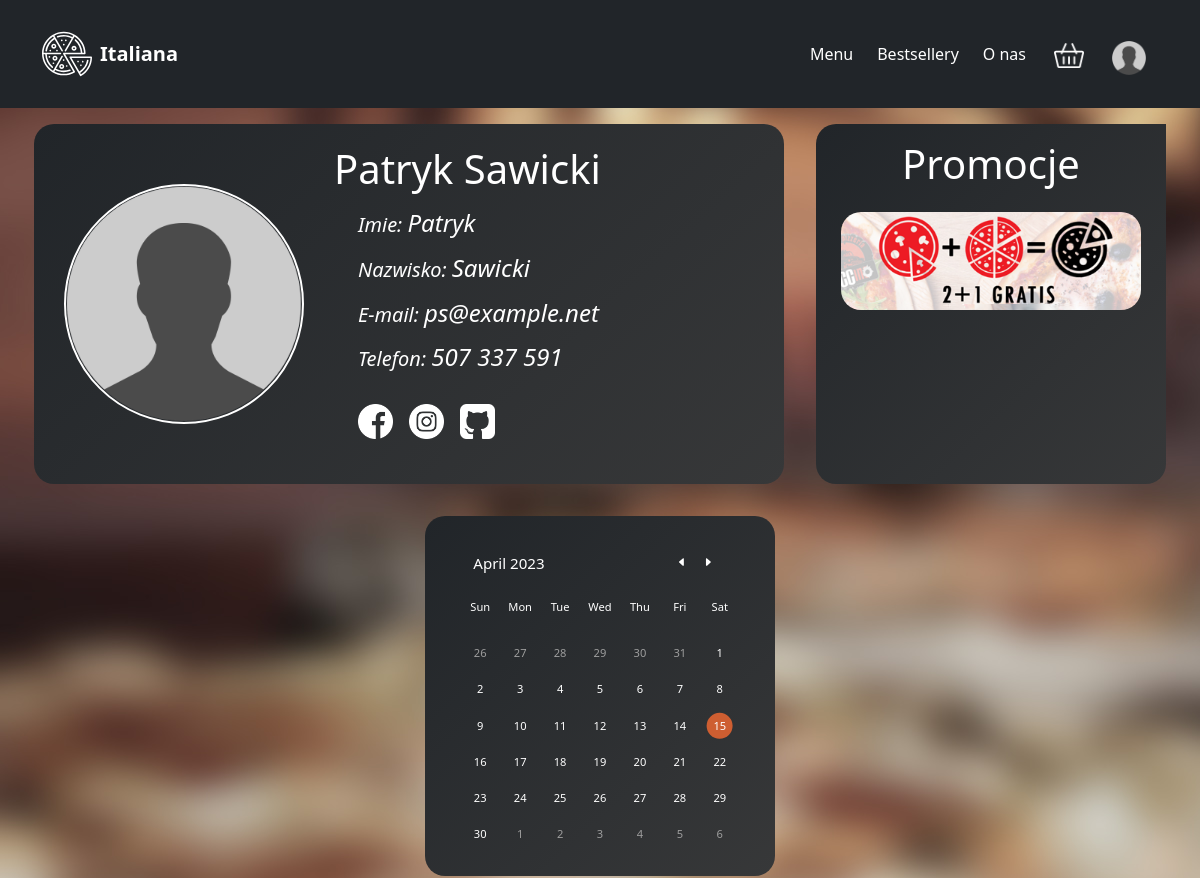
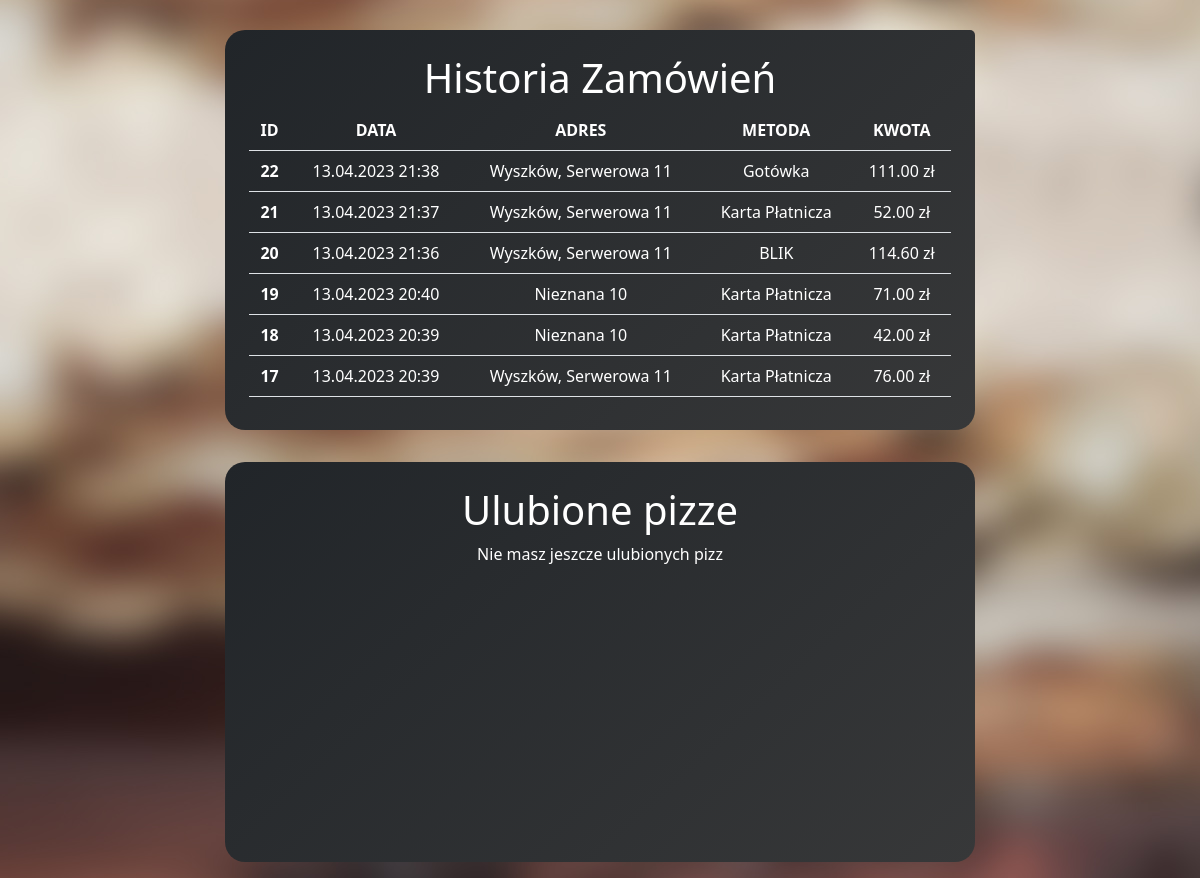
The page /dashboard.php (signed in) on the database as committed earlier (2 pictures, top to bottom).
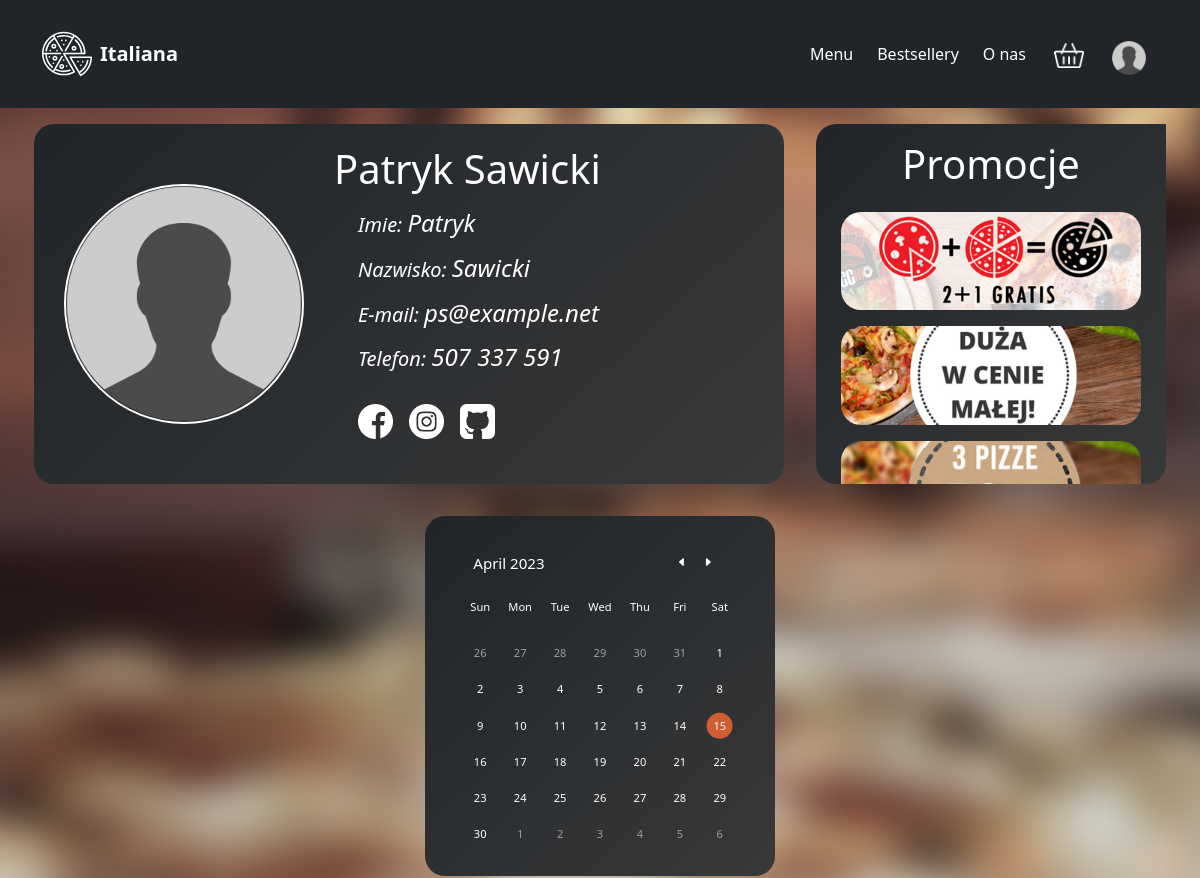
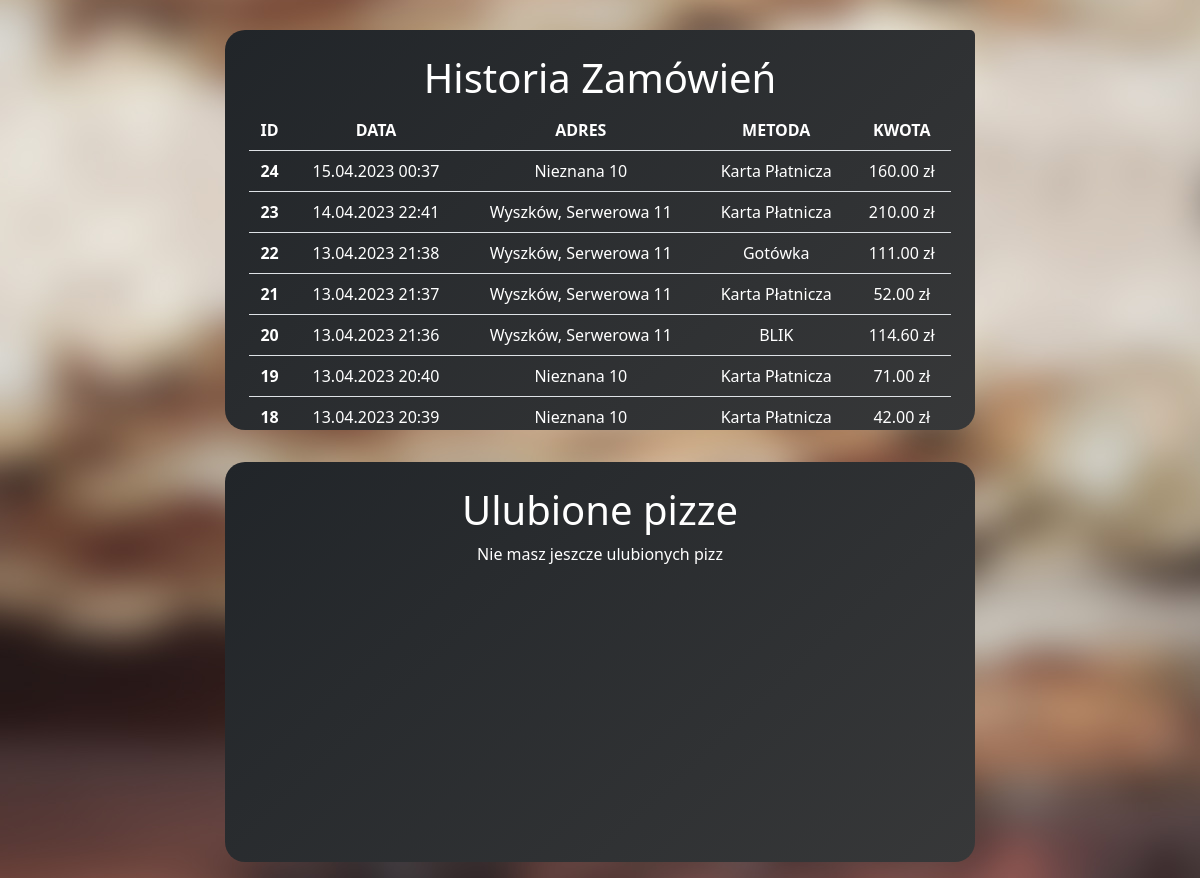
The same page on the database as committed later (2 pictures, top to bottom).
### tables this page shows
CREATE TABLE `users` (
  `id` int(11) NOT NULL,
  `email` varchar(60) NOT NULL,
  `phone` varchar(9) NOT NULL,
  `password` varchar(100) NOT NULL,
  `name` varchar(60) NOT NULL,
  `surname` varchar(60) NOT NULL,
  `image` varchar(100) NOT NULL DEFAULT 'img/users/default.png'
);

CREATE TABLE `specialOffers` (
  `id` int(11) NOT NULL,
  `userId` int(11) NOT NULL,
  `promoCode` varchar(10) NOT NULL,
  `discount` double NOT NULL,
  `image` varchar(100) NOT NULL,
  `isUsed` tinyint(1) NOT NULL DEFAULT 0
);

CREATE TABLE `orders` (
  `id` int(11) NOT NULL,
  `userId` int(11) NOT NULL,
  `orderData` longtext NOT NULL CHECK (json_valid(`orderData`)),
  `address` varchar(100) NOT NULL,
  `paymentMethod` int(11) NOT NULL,
  `cost` decimal(10,2) NOT NULL,
  `date` datetime NOT NULL DEFAULT current_timestamp(),
  `phone` varchar(9) NOT NULL
);

CREATE TABLE `paymentMethods` (
  `id` int(11) NOT NULL,
  `name` varchar(20) NOT NULL
);

### php/templates.php (the view, shortened to what this page needs)
<?php
class TemplateClass
{
    public function basketButton()
    {
        return <<< TEMPLATE
            <li class="nav-item m-1 d-flex justify-content-center align-items-center">
                <button class="btn cart pb-1" type="button" data-bs-toggle="offcanvas" data-bs-target="#offcanvasWithBothOptions" aria-controls="offcanvasWithBothOptions">
                <img src="./img/shopping-cart2.png" style="width:30px;" alt="koszyk"></button>
            </li>
        TEMPLATE;
    }
    public function userMenu($userImage)
    {
        return <<< TEMPLATE
            <li class="nav-item d-flex justify-content-center align-items-center">
                <div class="dropdown-center  d-flex flex-column justify-content-center pt-2">
                    <button class="profile btn" type="button" data-bs-toggle="dropdown" aria-expanded="false">
                        <img src="$userImage" alt="icon">
                    </button>
                    <ul class="dropdown-menu dropdown-menu-lg-start">
                        <li><a class="dropdown-item" href="dashboard.php">Dashbord</a></li>
                        <li><a class="dropdown-item" href="#">Historia</a></li>
                        <li><a class="dropdown-item" href="php/user.php?action=logout">Wyloguj się</a></li>
                    </ul>
                </div>
            </li>
        TEMPLATE;
    }
    public function userDashboard($data)
    {
        $phone = join(" ", str_split($data[4], 3));
        return <<< TEMPLATE
            <div class="d-flex justify-content-center flex-wrap">
                <div data-aos="zoom-in-up" id="user-info" class="d-flex justify-content-center m-3">
                <div id="user-photo" class="d-flex flex-column justify-content-center align-items-center">
                    <img src="$data[5]" alt="user-photo">
                </div>
                <div id="user-description" class="d-flex flex-column justify-content-center align-items-start">
                    <div>
                        <h1>$data[1] $data[2]</h1>
                    </div>
                    <h3 class="mt-2 ms-4 fst-italic fw-lighter fs-5">Imie: <b class="fs-4">$data[1]</b></h3>
                    <h3 class="mt-2 ms-4 fst-italic fw-lighter fs-5">Nazwisko: <b class="fs-4">$data[2]</b> </h3>
                    <h3 class="mt-2 ms-4 fst-italic fw-lighter fs-5">E-mail: <b class="email">$data[3]</b> </h3>
                    <h3 class="mt-2 ms-4 fst-italic fw-lighter fs-5">Telefon: <b class="fs-4">$phone</b></h3>
                    <div class="social-media d-flex justify-content-center align-items-center flex-row m-3">
                        <img src="./img/facebook.png" class="m-2" alt="facebook">
                        <img src="./img/instagram.png" class="m-2" alt="facebook">
                        <img src="./img/github-sign.png" class="m-2" alt="facebook">
                    </div>
                </div>
            </div>
        TEMPLATE;
    }
    public function userPromotion($data)
    {
        return <<< TEMPLATE
            <div class="promocja2">
                <div class=" kod d-flex justify-content-center align-items-center"> Kod: $data[0] </div>
                <img src="$data[1]" class="mb-3" alt="promocja">
            </div>
        TEMPLATE;
    }
    public function noUserFavoritePizzas()
    {
        return <<< TEMPLATE
        <div data-aos="zoom-in-up" id="top-pizza" class="m-3 p-4">
            <div class="d-flex justify-content-center align-items-center flex-column">
                <h1 class="text-white text-center "> Ulubione pizze </h1>
                <div class="d-flex justify-content-center align-items-center ps-5 pe-5 h-100 text-white">
                    Nie masz jeszcze ulubionych pizz
                </div>
            </div>
        </div>
        TEMPLATE;
    }
    public function userOrderHistory($rows)
    {
        return <<< TEMPLATE
            <table class="table">
                <thead>
                <tr>
                    <th scope="col">ID</th>
                    <th scope="col">DATA</th>
                    <th scope="col">ADRES</th>
                    <th scope="col">METODA</th>
                    <th scope="col">KWOTA</th>
                </tr>
                </thead>
                <tbody>
                    $rows
                </tbody>
            </table>
        TEMPLATE;
    }
    public function userOrderHistoryRow($data)
    {
        $date = date_create($data[1]);
        $date = date_format($date, "d.m.Y H:i");
        return <<< TEMPLATE
            <tr>
                <th scope="row">$data[0]</th>
                <td>$date</td>
                <td>$data[2]</td>
                <td>$data[3]</td>
                <td>$data[4] zł</td>
            </tr>
        TEMPLATE;
    }
}

### dashboard.php (shortened to what this page needs)
<?php
  require("php/functions.php");
?>
<!DOCTYPE html>
<html lang="en">
<head>
  <link href="libraries/bootstrap.min.css" rel="stylesheet">
  <link rel="stylesheet" href="style.css">
  <link rel="stylesheet" href="dashbord.css">
  <link rel="stylesheet" href="./style/jquery.nice-number.css">
  <link rel="stylesheet" href="libraries/aos.css" />
</head>
<body>
  <header>
    <nav class="navbar navbar-expand-md navbar-dark bg-dark">
      <div class="container py-3">
        <a href="." class="navbar-brand d-flex align-items-center">
          <strong class="fs-5 text-white">Italiana</strong>
        </a>
        <div class="collapse-sm navbar-collapse collapse" id="navbarCollapse">
          <div class="d-flex justify-content-center">
            <ul class="text-white navbar-nav mb-2 mb-md-0">
            <li class="nav-item m-1 d-flex justify-content-center align-items-center">
              <a href="menu1.php" class="nav-link">Menu</a>
              </li>
              <li class="nav-item m-1 d-flex justify-content-center align-items-center">
                <a href="./#best2" class="nav-link ">Bestsellery</a>
              </li>
              <li class="nav-item m-1 d-flex justify-content-center align-items-center">
                <a  href="./#onas3" class="nav-link ">O nas</a>
              </li>
              <?php
              if (User->isLoggedIn()) {
                Content->generateBasketButton();
              }
              if (User->isLoggedIn()) {
                Content->generateUserMenu();
              }
              ?>
            </ul>
          </div>
        </div>
      </div>
    </nav>
  </header>
  <div class="container-fluid">
    <div class="d-flex justify-content-center flex-wrap">
      <?php Content->generateUserDashboard() ?>
      <div data-aos="zoom-in-up" id="promotion" class="m-3">
        <h1 class="p-3 text-center"> Promocje </h1>
        <div class="promocja d-flex align-items-center flex-column">
          <?php Content->generateUserPromotions() ?>
        </div>
      </div>
      <div data-aos="zoom-in-up" id="calender" class="d-flex justify-content-center align-items-center m-3">
        <div id="kalendarz">
          <div class="wrapper ">
            <header>
              <p class="current-date"></p>
              <div class="icons">
                <span id="prev">
                  <svg xmlns="http://www.w3.org/2000/svg" width="16" height="16" fill="currentColor" class="bi bi-caret-left-fill" viewBox="0 0 16 16">
                    <path d="m3.86 8.753 5.482 4.796c.646.566 1.658.106 1.658-.753V3.204a1 1 0 0 0-1.659-.753l-5.48 4.796a1 1 0 0 0 0 1.506z" />
                  </svg>
                </span>
                <span id="next">
                  <svg xmlns="http://www.w3.org/2000/svg" width="16" height="16" fill="currentColor" class="bi bi-caret-right-fill" viewBox="0 0 16 16">
                    <path d="m12.14 8.753-5.482 4.796c-.646.566-1.658.106-1.658-.753V3.204a1 1 0 0 1 1.659-.753l5.48 4.796a1 1 0 0 1 0 1.506z" />
                  </svg>
                </span>
              </div>
            </header>
            <div class="calendar">
              <ul class="weeks">
                <li>Sun</li>
                <li>Mon</li>
                <li>Tue</li>
                <li>Wed</li>
                <li>Thu</li>
                <li>Fri</li>
                <li>Sat</li>
              </ul>
              <ul class="days"></ul>
            </div>
          </div>
        </div>
      </div>
    </div>
    <div class="d-flex justify-content-center flex-wrap">
      <div data-aos="zoom-in-up" id="history" class="p-4 m-3">
        <h1 class="text-white text-center">Historia Zamówień</h1>
          <div class="tabelka text-white text-center">
            <?php Content->generateUserOrderHistory() ?>
          </div>
        </div>
      </div>
      <?php Content->generateUserFavoritePizzas() ?>
    </div>
  </div>
</body>
</html>

### php/functions.php (shortened to what this page needs)
<?php
require "templates.php";
class DatabaseClass
{
    public function getData($query)
    {
        $result = new stdClass();
        try {
            $server = new mysqli(MYSQL_HOST, MYSQL_USER, MYSQL_PASSWORD, MYSQL_DATABASE);
            $r = $server->query($query);
            $result->success = 1;
            $result->error = null;
            $result->resultNum = $r->num_rows;
            $result->results = $r->fetch_all();
            return $result;
        } catch (Exception $e) {
            $result->success = 0;
            $result->error = $e;
            $result->resultNum = null;
            $result->results = null;
            return $result;
        }
    }
}
class UserClass
{
    public function getUserId()
    {
        return $_SESSION['userId'];
    }
    public function getUserData()
    {
        return $_SESSION['userData'];
    }
    public function isLoggedIn()
    {
        return isset($_SESSION['isLoggedIn']);
    }
}
class ContentClass
{
    public function generateBasketButton()
    {
        echo Template->basketButton();
    }
    public function generateUserMenu()
    {
        $result = Database->getData("SELECT image FROM users WHERE id=" . User->getUserId())->results[0][0];
        echo Template->userMenu($result);
    }
    public function generateUserDashboard()
    {
        echo Template->userDashboard(User->getUserData());
    }
    public function generateUserPromotions()
    {
        $query = "SELECT promoCode, image FROM specialOffers WHERE isUsed = 0 AND userId = " . User->getUserId();
        $result = Database->getData($query);
        if ($result->success && $result->resultNum) {
            for ($i = 0; $i < $result->resultNum; $i++) {
                echo Template->userPromotion($result->results[$i]);
            }
        } else {
            echo Template->userNoPromotion();
        }
    }
    public function generateUserFavoritePizzas()
    {
        $user = User->getUserId();
        $query = "SELECT JSON_VALUE(orderData, '$.products[*].id'), SUM(JSON_VALUE(orderData, '$.products[*].count')) AS purchased FROM orders WHERE userId = $user GROUP BY JSON_VALUE(orderData, '$.products[*].id') ORDER BY purchased DESC LIMIT 3";
        $result = Database->getData($query);
        if ($result->resultNum == 3) {
            $paths = [];
            for ($i = 0; $i < 3; $i++) {
                $image = Database->getData("SELECT image FROM products WHERE id = " . $result->results[$i][0]);
                array_push($paths, $image->results[0][0]);
            }
            echo Template->userFavoritePizzas($paths);
        } else {
            echo Template->noUserFavoritePizzas();
        }
    }
    public function generateUserOrderHistory()
    {
        $user = User->getUserId();
        $query = "SELECT orders.id, date, address, paymentMethods.name, cost FROM orders JOIN paymentMethods ON orders.paymentMethod = paymentMethods.id WHERE userId = $user ORDER BY date DESC";
        $result = Database->getData($query);
        if ($result->resultNum > 0) {
            $historyRows = "";
            for ($i = 0; $i < $result->resultNum; $i++) {
                $historyRows .= Template->userOrderHistoryRow($result->results[$i]);
            }
            echo Template->userOrderHistory($historyRows);
        } else {
            echo Template->noUserOrderHistory();
        }
    }
}

### style.css (style rules this page uses)
* { margin: 0px; scroll-behavior: smooth; --bs-nav-link-color: none; }
.nav-link { color:white; padding-top:10px; }
.navbar-nav { --bs-nav-link-hover-color: white; }
.nav-link::after { content: ""; height: 2px; width: 0; left:0px; display: block; background-color: #CE5E31; }
.profile img { width: 34px; border-radius: 10px; transition: 0.3s ease-in-out; }
.btn { --bs-btn-border-color: none; }
.cart { transition: 0.3s ease-in-out; }

### dashbord.css (style rules this page uses)
body { background-image: url("./img/regulamin.jpg"); }
#user-info { width: 750px; height: 360px; background: linear-gradient(137deg, rgba(33,37,41,1) 0%, rgba(55,56,57,1) 100%); color:white; border-radius: 20px; }
#calender { width: 350px; height: 360px; background: linear-gradient(137deg, rgba(33,37,41,1) 0%, rgba(55,56,57,1) 100%); border-radius: 20px; }
#promotion { width: 350px; height: 360px; background: linear-gradient(137deg, rgba(33,37,41,1) 0%, rgba(55,56,57,1) 100%); border-radius: 20px 0px 20px 20px; }
#history { width: 750px; height: 400px; background: linear-gradient(137deg, rgba(33,37,41,1) 0%, rgba(55,56,57,1) 100%); border-radius: 20px 5px 20px 20px; }
#top-pizza { width: 750px; height: 400px; background: linear-gradient(137deg, rgba(33,37,41,1) 0%, rgba(55,56,57,1) 100%); border-radius: 20px; }
.wrapper { width: 450px; background: transparent; border-radius: 20px; }
ol, ul { padding-left: 0rem; }
.wrapper header { display: flex; -webkit-box-align: center; -ms-flex-align: center; align-items: center; padding: 25px 30px 10px; -webkit-box-pack: justify; -ms-flex-pack: justify; justify-content: space-between; border-radius: 20px; background: transparent; color:white; }
header .icons { display: flex; align-items: center; justify-content: center; }
header .icons span { height: 38px; width: 38px; margin: 0 1px; cursor: pointer; color: white; text-align: center; font-size: 1.9rem; -webkit-user-select: none; -moz-user-select: none; -ms-user-select: none; user-select: none; border-radius: 20%; bottom:17px; position: relative; transition: 0.2s ease-in-out; }
.icons span:last-child { margin-right: 10px; }
header .current-date { font-size: 1.45rem; font-weight: 500; }
.calendar { padding: 10px; }
.calendar ul { display: flex; -ms-flex-wrap: wrap; flex-wrap: wrap; list-style: none; text-align: center; }
.calendar .days { margin-bottom: 10px; }
.calendar li { color: white; width: calc(100% / 7); font-size: 1.07rem; }
.calendar .weeks li { font-weight: 500; cursor: default; }
#kalendarz { transform: scale(0.65); z-index: 20; }
#user-photo { width: 40%; height: 100%; }
#user-description { width: 60%; height: 100%; }
#user-photo img { width: 80%; border: 2px white solid; border-radius: 100%; }
.social-media img { width: 35px; transition: 0.3s ease-in-out; filter: invert(100) }
.email { font-size: 24px; }
#promotion h1 { color:white; }
#promotion { overflow: scroll; scrollbar-color:dark; }
.promocja img { width: 300px; border-radius: 20px; }
.promocja2 { position: relative; }
.table { color:white; }
#history { overflow: scroll; }

Rows that differ between the two databases and show on the page:
no longer on this page (row unchanged): orders: id "17", date "13.04.2023 20:39", address "Wyszków, Serwerowa 11", cost "76.00"
added specialoffers: image (picture)
added specialoffers: image (picture)
added orders: id "24", date "15.04.2023 00:37", address "Nieznana 10", cost "160.00"
computed for paymentmethods: name "Karta Płatnicza Karta Płatnicza Karta Płatnicza Karta Płatnicza" → "Karta Płatnicza Karta Płatnicza Karta Płatnicza Karta Płatnicza Karta Płatnicza"
added orders: id "23", date "14.04.2023 22:41", address "Wyszków, Serwerowa 11", cost "210.00"
Other text that changed with them:
text no longer shown: "zł zł zł zł zł zł"
text now shown: "zł zł zł zł zł zł zł"
